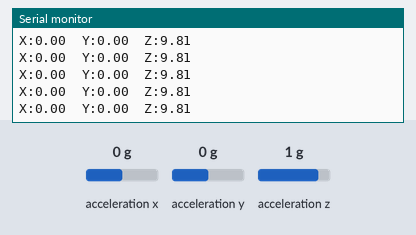
A sketch run on a simulated ESP32. Parts: the last lines printed to the serial monitor. Inputs (shaded band) come from the test bench; at power-on: acceleration x 0 g, acceleration y 0 g, acceleration z 1 g.

Above: at 1.2 s.
1.3 s: acceleration x set to -1.4 g
At 1.32 s:
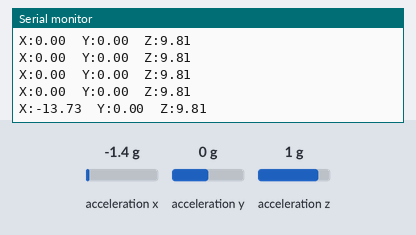
2.8 s: acceleration y set to -1.4 g
At 2.84 s:
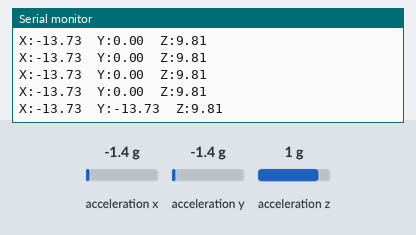
4.3 s: acceleration z set to -1.4 g
At 4.36 s:
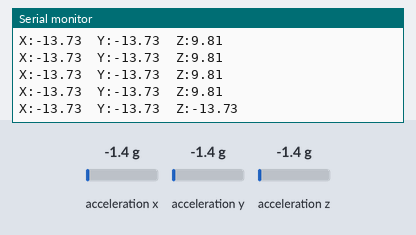

Measured:
- after the input at 1.3 s, the serial monitor: prints a new line at once (image 1)
- after the input at 2.8 s, the serial monitor: prints a new line at once (image 2)
- after the input at 4.3 s, the serial monitor: prints a new line after 0.06 s (image 3)

The sketch:

dkdone.ino
```cpp
#include <Wire.h>
#include <Adafruit_Sensor.h>
#include <Adafruit_ADXL345_U.h>

// Tạo đối tượng cảm biến ADXL345
Adafruit_ADXL345_Unified accel = Adafruit_ADXL345_Unified();

void setup() {
  // Khởi động Serial để in thông tin
  Serial.begin(115200);  // Đảm bảo sử dụng baud rate là 115200
  while (!Serial);  // Đợi cho Serial chuẩn bị sẵn sàng (cho ESP32)

  // Kiểm tra xem cảm biến có kết nối thành công không
  if (!accel.begin()) {
    Serial.println("Không thể tìm thấy cảm biến ADXL345");
    while (1);  // Dừng chương trình nếu không tìm thấy cảm biến
  }

  // Đặt phạm vi đo gia tốc (ví dụ: 2g, 4g, 8g, 16g)
  accel.setRange(ADXL345_RANGE_16_G);  // Đặt phạm vi gia tốc là 16g
  Serial.println("Cảm biến ADXL345 đã sẵn sàng.");
}

void loop() {
  // Đọc dữ liệu cảm biến
  sensors_event_t event;
  accel.getEvent(&event);

  // In dữ liệu gia tốc ra Serial Plotter
  Serial.print("X:");
  Serial.print(event.acceleration.x);
  Serial.print("\t");

  Serial.print("Y:");
  Serial.print(event.acceleration.y);
  Serial.print("\t");

  Serial.print("Z:");
  Serial.println(event.acceleration.z);

  // Thêm độ trễ để làm cho dữ liệu dễ theo dõi
  delay(100);  // Giảm độ trễ để Serial Plotter có thể cập nhật nhanh hơn
}
```
